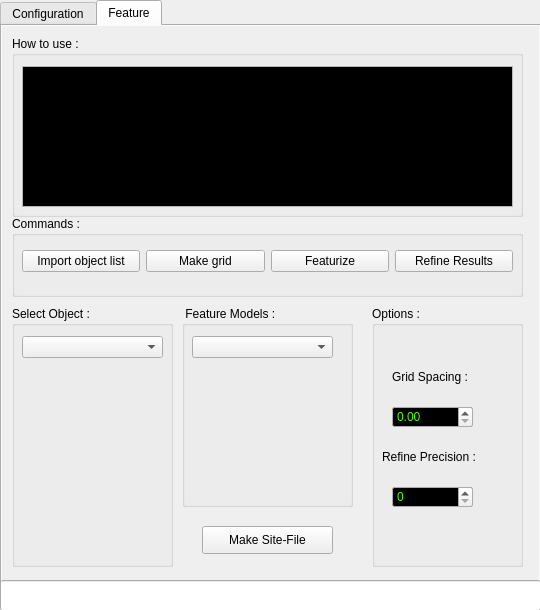
<?xml version="1.0" encoding="UTF-8"?>
<ui version="4.0">
 <class>Dialog</class>
 <widget class="QDialog" name="Dialog">
  <property name="geometry">
   <rect>
    <x>0</x>
    <y>0</y>
    <width>540</width>
    <height>610</height>
   </rect>
  </property>
  <property name="windowTitle">
   <string>Dialog</string>
  </property>
  <property name="autoFillBackground">
   <bool>true</bool>
  </property>
  <widget class="QTabWidget" name="tabWidget">
   <property name="geometry">
    <rect>
     <x>0</x>
     <y>0</y>
     <width>541</width>
     <height>591</height>
    </rect>
   </property>
   <property name="autoFillBackground">
    <bool>true</bool>
   </property>
   <property name="currentIndex">
    <number>1</number>
   </property>
   <widget class="QWidget" name="tab">
    <property name="autoFillBackground">
     <bool>true</bool>
    </property>
    <attribute name="title">
     <string>Configuration</string>
    </attribute>
    <widget class="QGroupBox" name="groupBox">
     <property name="geometry">
      <rect>
       <x>10</x>
       <y>10</y>
       <width>511</width>
       <height>141</height>
      </rect>
     </property>
     <property name="font">
      <font>
       <family>Arial</family>
       <pointsize>9</pointsize>
      </font>
     </property>
     <property name="title">
      <string>How to Install :</string>
     </property>
     <widget class="QTextBrowser" name="textBrowser">
      <property name="geometry">
       <rect>
        <x>10</x>
        <y>20</y>
        <width>491</width>
        <height>111</height>
       </rect>
      </property>
      <property name="palette">
       <palette>
        <active>
         <colorrole role="Text">
          <brush brushstyle="SolidPattern">
           <color alpha="255">
            <red>255</red>
            <green>255</green>
            <blue>0</blue>
           </color>
          </brush>
         </colorrole>
         <colorrole role="Base">
          <brush brushstyle="SolidPattern">
           <color alpha="255">
            <red>0</red>
            <green>0</green>
            <blue>0</blue>
           </color>
          </brush>
         </colorrole>
         <colorrole role="PlaceholderText">
          <brush brushstyle="SolidPattern">
           <color alpha="128">
            <red>255</red>
            <green>255</green>
            <blue>0</blue>
           </color>
          </brush>
         </colorrole>
        </active>
        <inactive>
         <colorrole role="Text">
          <brush brushstyle="SolidPattern">
           <color alpha="255">
            <red>255</red>
            <green>255</green>
            <blue>0</blue>
           </color>
          </brush>
         </colorrole>
         <colorrole role="Base">
          <brush brushstyle="SolidPattern">
           <color alpha="255">
            <red>0</red>
            <green>0</green>
            <blue>0</blue>
           </color>
          </brush>
         </colorrole>
         <colorrole role="PlaceholderText">
          <brush brushstyle="SolidPattern">
           <color alpha="128">
            <red>255</red>
            <green>255</green>
            <blue>0</blue>
           </color>
          </brush>
         </colorrole>
        </inactive>
        <disabled>
         <colorrole role="Text">
          <brush brushstyle="SolidPattern">
           <color alpha="255">
            <red>120</red>
            <green>120</green>
            <blue>120</blue>
           </color>
          </brush>
         </colorrole>
         <colorrole role="Base">
          <brush brushstyle="SolidPattern">
           <color alpha="255">
            <red>240</red>
            <green>240</green>
            <blue>240</blue>
           </color>
          </brush>
         </colorrole>
         <colorrole role="PlaceholderText">
          <brush brushstyle="SolidPattern">
           <color alpha="128">
            <red>0</red>
            <green>0</green>
            <blue>0</blue>
           </color>
          </brush>
         </colorrole>
        </disabled>
       </palette>
      </property>
     </widget>
    </widget>
    <widget class="QGroupBox" name="groupBox_2">
     <property name="geometry">
      <rect>
       <x>10</x>
       <y>160</y>
       <width>511</width>
       <height>341</height>
      </rect>
     </property>
     <property name="font">
      <font>
       <pointsize>9</pointsize>
      </font>
     </property>
     <property name="title">
      <string>Scripts and Programs Locations :</string>
     </property>
     <widget class="QWidget" name="verticalLayoutWidget">
      <property name="geometry">
       <rect>
        <x>10</x>
        <y>20</y>
        <width>156</width>
        <height>321</height>
       </rect>
      </property>
      <layout class="QVBoxLayout" name="verticalLayout">
       <item>
        <widget class="QPushButton" name="pushButton_3">
         <property name="text">
          <string>dssp executable:</string>
         </property>
        </widget>
       </item>
       <item>
        <widget class="QPushButton" name="pushButton_7">
         <property name="text">
          <string>R executable:</string>
         </property>
        </widget>
       </item>
       <item>
        <widget class="QPushButton" name="pushButton_6">
         <property name="text">
          <string>findsite.R location:</string>
         </property>
        </widget>
       </item>
       <item>
        <widget class="QPushButton" name="pushButton_4">
         <property name="text">
          <string>feature_data_location:</string>
         </property>
        </widget>
       </item>
       <item>
        <widget class="QPushButton" name="pushButton_2">
         <property name="text">
          <string>pdb_dir location:</string>
         </property>
        </widget>
       </item>
       <item>
        <widget class="QPushButton" name="pushButton">
         <property name="text">
          <string>models_dir location:</string>
         </property>
        </widget>
       </item>
      </layout>
     </widget>
     <widget class="QWidget" name="verticalLayoutWidget_2">
      <property name="geometry">
       <rect>
        <x>170</x>
        <y>20</y>
        <width>331</width>
        <height>321</height>
       </rect>
      </property>
      <layout class="QVBoxLayout" name="verticalLayout_2">
       <item>
        <widget class="QLineEdit" name="lineEdit_2"/>
       </item>
       <item>
        <widget class="QLineEdit" name="lineEdit_3"/>
       </item>
       <item>
        <widget class="QLineEdit" name="lineEdit_5"/>
       </item>
       <item>
        <widget class="QLineEdit" name="lineEdit_6"/>
       </item>
       <item>
        <widget class="QLineEdit" name="lineEdit_7"/>
       </item>
       <item>
        <widget class="QLineEdit" name="lineEdit_8"/>
       </item>
      </layout>
     </widget>
    </widget>
    <widget class="QPushButton" name="pushButton_12">
     <property name="geometry">
      <rect>
       <x>160</x>
       <y>510</y>
       <width>211</width>
       <height>31</height>
      </rect>
     </property>
     <property name="font">
      <font>
       <pointsize>9</pointsize>
      </font>
     </property>
     <property name="text">
      <string>Save Plugin Configuration File</string>
     </property>
    </widget>
   </widget>
   <widget class="QWidget" name="tab_2">
    <property name="autoFillBackground">
     <bool>true</bool>
    </property>
    <attribute name="title">
     <string>Feature</string>
    </attribute>
    <widget class="QGroupBox" name="groupBox_3">
     <property name="geometry">
      <rect>
       <x>10</x>
       <y>10</y>
       <width>511</width>
       <height>181</height>
      </rect>
     </property>
     <property name="font">
      <font>
       <pointsize>9</pointsize>
      </font>
     </property>
     <property name="title">
      <string>How to use :</string>
     </property>
     <widget class="QTextBrowser" name="textBrowser_2">
      <property name="geometry">
       <rect>
        <x>10</x>
        <y>30</y>
        <width>491</width>
        <height>141</height>
       </rect>
      </property>
      <property name="palette">
       <palette>
        <active>
         <colorrole role="Text">
          <brush brushstyle="SolidPattern">
           <color alpha="255">
            <red>255</red>
            <green>255</green>
            <blue>0</blue>
           </color>
          </brush>
         </colorrole>
         <colorrole role="Base">
          <brush brushstyle="SolidPattern">
           <color alpha="255">
            <red>0</red>
            <green>0</green>
            <blue>0</blue>
           </color>
          </brush>
         </colorrole>
         <colorrole role="PlaceholderText">
          <brush brushstyle="SolidPattern">
           <color alpha="128">
            <red>255</red>
            <green>255</green>
            <blue>0</blue>
           </color>
          </brush>
         </colorrole>
        </active>
        <inactive>
         <colorrole role="Text">
          <brush brushstyle="SolidPattern">
           <color alpha="255">
            <red>255</red>
            <green>255</green>
            <blue>0</blue>
           </color>
          </brush>
         </colorrole>
         <colorrole role="Base">
          <brush brushstyle="SolidPattern">
           <color alpha="255">
            <red>0</red>
            <green>0</green>
            <blue>0</blue>
           </color>
          </brush>
         </colorrole>
         <colorrole role="PlaceholderText">
          <brush brushstyle="SolidPattern">
           <color alpha="128">
            <red>255</red>
            <green>255</green>
            <blue>0</blue>
           </color>
          </brush>
         </colorrole>
        </inactive>
        <disabled>
         <colorrole role="Text">
          <brush brushstyle="SolidPattern">
           <color alpha="255">
            <red>120</red>
            <green>120</green>
            <blue>120</blue>
           </color>
          </brush>
         </colorrole>
         <colorrole role="Base">
          <brush brushstyle="SolidPattern">
           <color alpha="255">
            <red>240</red>
            <green>240</green>
            <blue>240</blue>
           </color>
          </brush>
         </colorrole>
         <colorrole role="PlaceholderText">
          <brush brushstyle="SolidPattern">
           <color alpha="128">
            <red>0</red>
            <green>0</green>
            <blue>0</blue>
           </color>
          </brush>
         </colorrole>
        </disabled>
       </palette>
      </property>
      <property name="autoFillBackground">
       <bool>true</bool>
      </property>
      <property name="frameShadow">
       <enum>QFrame::Raised</enum>
      </property>
     </widget>
    </widget>
    <widget class="QGroupBox" name="groupBox_4">
     <property name="geometry">
      <rect>
       <x>10</x>
       <y>190</y>
       <width>511</width>
       <height>81</height>
      </rect>
     </property>
     <property name="font">
      <font>
       <pointsize>9</pointsize>
      </font>
     </property>
     <property name="title">
      <string>Commands :</string>
     </property>
     <widget class="QWidget" name="horizontalLayoutWidget">
      <property name="geometry">
       <rect>
        <x>10</x>
        <y>20</y>
        <width>491</width>
        <height>51</height>
       </rect>
      </property>
      <layout class="QHBoxLayout" name="horizontalLayout">
       <item>
        <widget class="QPushButton" name="pushButton_11">
         <property name="text">
          <string>Import object list</string>
         </property>
        </widget>
       </item>
       <item>
        <widget class="QPushButton" name="pushButton_10">
         <property name="text">
          <string>Make grid</string>
         </property>
        </widget>
       </item>
       <item>
        <widget class="QPushButton" name="pushButton_9">
         <property name="text">
          <string>Featurize</string>
         </property>
        </widget>
       </item>
       <item>
        <widget class="QPushButton" name="pushButton_8">
         <property name="text">
          <string>Refine Results</string>
         </property>
        </widget>
       </item>
      </layout>
     </widget>
    </widget>
    <widget class="QGroupBox" name="groupBox_5">
     <property name="geometry">
      <rect>
       <x>10</x>
       <y>280</y>
       <width>161</width>
       <height>261</height>
      </rect>
     </property>
     <property name="font">
      <font>
       <pointsize>9</pointsize>
      </font>
     </property>
     <property name="title">
      <string>Select Object :</string>
     </property>
     <widget class="QComboBox" name="comboBox">
      <property name="geometry">
       <rect>
        <x>10</x>
        <y>30</y>
        <width>141</width>
        <height>22</height>
       </rect>
      </property>
     </widget>
    </widget>
    <widget class="QGroupBox" name="groupBox_6">
     <property name="geometry">
      <rect>
       <x>180</x>
       <y>280</y>
       <width>171</width>
       <height>201</height>
      </rect>
     </property>
     <property name="font">
      <font>
       <pointsize>9</pointsize>
      </font>
     </property>
     <property name="title">
      <string> Feature Models :</string>
     </property>
     <widget class="QComboBox" name="comboBox_2">
      <property name="geometry">
       <rect>
        <x>10</x>
        <y>30</y>
        <width>141</width>
        <height>22</height>
       </rect>
      </property>
     </widget>
    </widget>
    <widget class="QGroupBox" name="groupBox_7">
     <property name="geometry">
      <rect>
       <x>370</x>
       <y>280</y>
       <width>151</width>
       <height>261</height>
      </rect>
     </property>
     <property name="font">
      <font>
       <pointsize>9</pointsize>
      </font>
     </property>
     <property name="title">
      <string>Options :</string>
     </property>
     <widget class="QDoubleSpinBox" name="doubleSpinBox">
      <property name="geometry">
       <rect>
        <x>20</x>
        <y>100</y>
        <width>81</width>
        <height>22</height>
       </rect>
      </property>
      <property name="palette">
       <palette>
        <active>
         <colorrole role="Text">
          <brush brushstyle="SolidPattern">
           <color alpha="255">
            <red>85</red>
            <green>255</green>
            <blue>0</blue>
           </color>
          </brush>
         </colorrole>
         <colorrole role="Base">
          <brush brushstyle="SolidPattern">
           <color alpha="255">
            <red>0</red>
            <green>0</green>
            <blue>0</blue>
           </color>
          </brush>
         </colorrole>
         <colorrole role="PlaceholderText">
          <brush brushstyle="SolidPattern">
           <color alpha="128">
            <red>85</red>
            <green>255</green>
            <blue>0</blue>
           </color>
          </brush>
         </colorrole>
        </active>
        <inactive>
         <colorrole role="Text">
          <brush brushstyle="SolidPattern">
           <color alpha="255">
            <red>85</red>
            <green>255</green>
            <blue>0</blue>
           </color>
          </brush>
         </colorrole>
         <colorrole role="Base">
          <brush brushstyle="SolidPattern">
           <color alpha="255">
            <red>0</red>
            <green>0</green>
            <blue>0</blue>
           </color>
          </brush>
         </colorrole>
         <colorrole role="PlaceholderText">
          <brush brushstyle="SolidPattern">
           <color alpha="128">
            <red>85</red>
            <green>255</green>
            <blue>0</blue>
           </color>
          </brush>
         </colorrole>
        </inactive>
        <disabled>
         <colorrole role="Text">
          <brush brushstyle="SolidPattern">
           <color alpha="255">
            <red>120</red>
            <green>120</green>
            <blue>120</blue>
           </color>
          </brush>
         </colorrole>
         <colorrole role="Base">
          <brush brushstyle="SolidPattern">
           <color alpha="255">
            <red>240</red>
            <green>240</green>
            <blue>240</blue>
           </color>
          </brush>
         </colorrole>
         <colorrole role="PlaceholderText">
          <brush brushstyle="SolidPattern">
           <color alpha="128">
            <red>0</red>
            <green>0</green>
            <blue>0</blue>
           </color>
          </brush>
         </colorrole>
        </disabled>
       </palette>
      </property>
     </widget>
     <widget class="QLabel" name="label">
      <property name="geometry">
       <rect>
        <x>20</x>
        <y>60</y>
        <width>101</width>
        <height>21</height>
       </rect>
      </property>
      <property name="text">
       <string>Grid Spacing :</string>
      </property>
     </widget>
     <widget class="QLabel" name="label_2">
      <property name="geometry">
       <rect>
        <x>10</x>
        <y>140</y>
        <width>121</width>
        <height>21</height>
       </rect>
      </property>
      <property name="text">
       <string>Refine Precision :</string>
      </property>
     </widget>
     <widget class="QSpinBox" name="spinBox">
      <property name="geometry">
       <rect>
        <x>20</x>
        <y>180</y>
        <width>81</width>
        <height>22</height>
       </rect>
      </property>
      <property name="palette">
       <palette>
        <active>
         <colorrole role="Text">
          <brush brushstyle="SolidPattern">
           <color alpha="255">
            <red>85</red>
            <green>255</green>
            <blue>0</blue>
           </color>
          </brush>
         </colorrole>
         <colorrole role="Base">
          <brush brushstyle="SolidPattern">
           <color alpha="255">
            <red>0</red>
            <green>0</green>
            <blue>0</blue>
           </color>
          </brush>
         </colorrole>
         <colorrole role="PlaceholderText">
          <brush brushstyle="SolidPattern">
           <color alpha="128">
            <red>85</red>
            <green>255</green>
            <blue>0</blue>
           </color>
          </brush>
         </colorrole>
        </active>
        <inactive>
         <colorrole role="Text">
          <brush brushstyle="SolidPattern">
           <color alpha="255">
            <red>85</red>
            <green>255</green>
            <blue>0</blue>
           </color>
          </brush>
         </colorrole>
         <colorrole role="Base">
          <brush brushstyle="SolidPattern">
           <color alpha="255">
            <red>0</red>
            <green>0</green>
            <blue>0</blue>
           </color>
          </brush>
         </colorrole>
         <colorrole role="PlaceholderText">
          <brush brushstyle="SolidPattern">
           <color alpha="128">
            <red>85</red>
            <green>255</green>
            <blue>0</blue>
           </color>
          </brush>
         </colorrole>
        </inactive>
        <disabled>
         <colorrole role="Text">
          <brush brushstyle="SolidPattern">
           <color alpha="255">
            <red>120</red>
            <green>120</green>
            <blue>120</blue>
           </color>
          </brush>
         </colorrole>
         <colorrole role="Base">
          <brush brushstyle="SolidPattern">
           <color alpha="255">
            <red>240</red>
            <green>240</green>
            <blue>240</blue>
           </color>
          </brush>
         </colorrole>
         <colorrole role="PlaceholderText">
          <brush brushstyle="SolidPattern">
           <color alpha="128">
            <red>0</red>
            <green>0</green>
            <blue>0</blue>
           </color>
          </brush>
         </colorrole>
        </disabled>
       </palette>
      </property>
     </widget>
    </widget>
    <widget class="QPushButton" name="pushButton_13">
     <property name="geometry">
      <rect>
       <x>200</x>
       <y>500</y>
       <width>131</width>
       <height>28</height>
      </rect>
     </property>
     <property name="font">
      <font>
       <pointsize>9</pointsize>
      </font>
     </property>
     <property name="text">
      <string>Make Site-File</string>
     </property>
    </widget>
   </widget>
  </widget>
  <widget class="QLineEdit" name="lineEdit">
   <property name="geometry">
    <rect>
     <x>0</x>
     <y>580</y>
     <width>541</width>
     <height>31</height>
    </rect>
   </property>
   <property name="font">
    <font>
     <pointsize>9</pointsize>
    </font>
   </property>
  </widget>
 </widget>
 <resources/>
 <connections/>
</ui>
